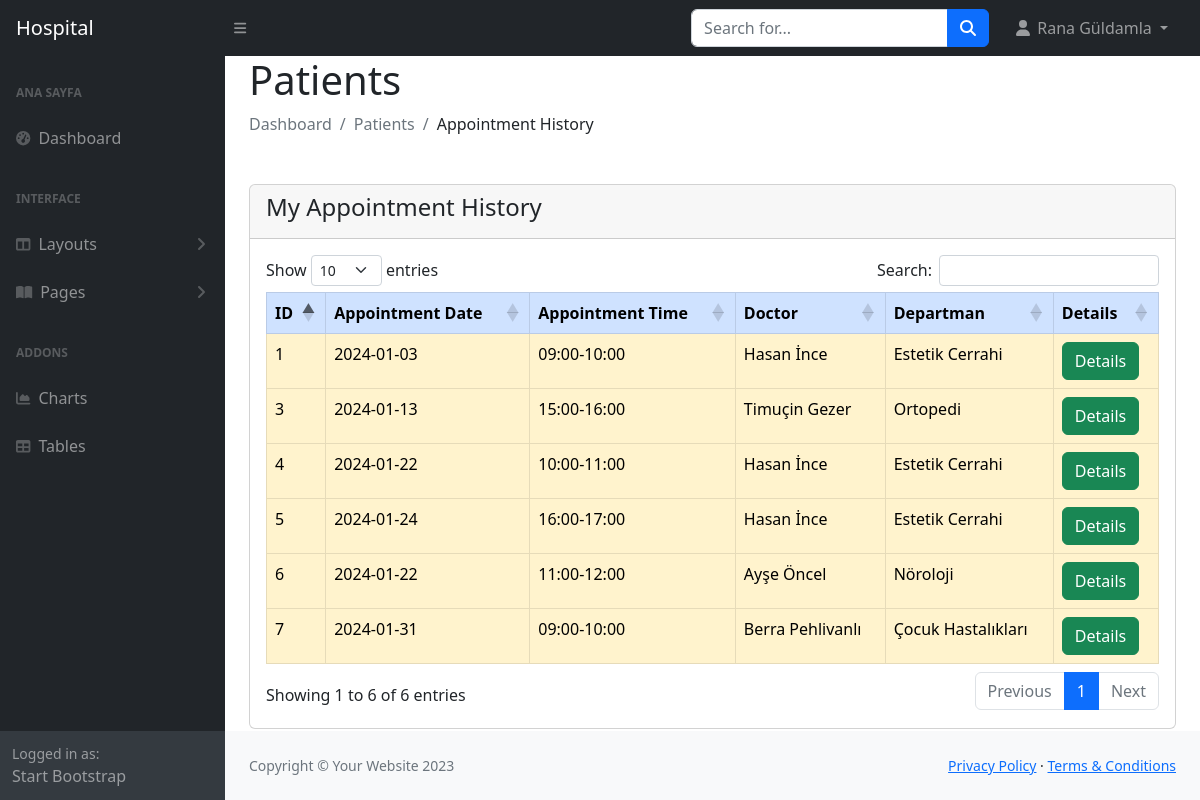
The app's page /Hospital_Managament_System/admin/appointment_history.php (signed in) with its own data.
### tables this page shows
CREATE TABLE `appointment` (
  `app_id` int(10) NOT NULL,
  `app_tarih` date NOT NULL,
  `app_saat` varchar(200) NOT NULL,
  `doctor_id` int(10) NOT NULL,
  `department_id` int(10) NOT NULL,
  `patient_id` int(10) NOT NULL,
  `status` int(2) NOT NULL
);

CREATE TABLE `saatler` (
  `saat_id` int(10) NOT NULL,
  `saat` varchar(200) NOT NULL
);

CREATE TABLE `doctor` (
  `doctor_id` int(11) NOT NULL,
  `sicil` varchar(100) NOT NULL,
  `fname` varchar(200) NOT NULL,
  `lname` varchar(200) NOT NULL,
  `email` longtext NOT NULL,
  `password` longtext NOT NULL,
  `address` longtext NOT NULL,
  `phone` longtext NOT NULL,
  `department_id` int(11) NOT NULL,
  `status` tinyint(1) NOT NULL
);

CREATE TABLE `department` (
  `department_id` int(11) NOT NULL,
  `name` longtext NOT NULL
);

### Hospital_Managament_System/admin/appointment_history.php (the view, shortened to what this page needs)
<?php
include("config/dbcon.php");
include("includes/header.php"); ?>
<div class="container-fluid px-4">
    <div class="row">
        <div class="col-md-5">
            <h1>Patients</h1>
            <ol class="breadcrumb mb-4">
                <li class="breadcrumb-item active">Dashboard</li>
                <li class="breadcrumb-item active">Patients</li>
                <li class="breadcrumb-item">Appointment History</li>
            </ol>
        </div>
    </div>
    <div class="row mt-4">
        <div class="col-md-12">
            <div class="card">
                <div class="card-header">
                    <h4>My Appointment History</h4>
                </div>
                <div class="card-body">
                    <table class='table table-bordered table-warning table-responsive' id="table" data-toggle="table"
                        data-search="true" data-filter-control="true" data-show-export="true"
                        data-click-to-select="true" data-toolbar="#toolbar">
                        <thead>
                            <tr class='table-primary'>
                                <th data-field="app_id" data-filter-control="input" data-sortable="true">ID</th>
                                <th data-field="app_tarih" data-filter-control="input" data-sortable="true">Appointment Date</th>
                                <th data-field="app_saat" data-filter-control="input" data-sortable="true">Appointment Time</th>
                                <th data-field="doctor_id" data-filter-control="input" data-sortable="true">Doctor</th>
                                <th data-field="department_id" data-filter-control="input" data-sortable="true">Departman</th>
                                <th data-field="details" data-filter-control="input" data-sortable="true">Details</th>
                            </tr>
                        </thead>
                        <tbody>
                        <?php
                            $deger = $_SESSION['auth_user']['patient_id'];
                            $query = "SELECT * FROM appointment WHERE patient_id='$deger' order by app_id desc ";
                            $query_run = mysqli_query($con, $query);
                            if (mysqli_num_rows($query_run) > 0) {
                                foreach ($query_run as $row) {
                                    ?>
                                    <tr>
                                        <td><?= $row['app_id']; ?></td>
                                        <td><?= $row['app_tarih']; ?></td>
                                        <?php
                                          $query1 = "SELECT * FROM saatler ORDER BY saat_id" ;
                                          $query_run1 = mysqli_query($con, $query1);
                                          if (mysqli_num_rows($query_run1) > 0) {
                                            foreach ($query_run1 as $row1) {
                                                if($row['app_saat'] == $row1['saat_id']){?>
                                                <td><?= $row1['saat'];?></td>
                                            <?php }?>
                                                <?php
                                                }
                                            } ?>
                                            <?php
                                            $query2 = "SELECT * FROM doctor ORDER BY doctor_id" ;
                                            $query_run2 = mysqli_query($con, $query2);
                                            if (mysqli_num_rows($query_run2) > 0) {
                                              foreach ($query_run2 as $row2) {
                                                  if($row['doctor_id'] == $row2['doctor_id']){?>
                                                    <td><?= $row2['fname'].' '.$row2['lname']; ?></td>
                                              <?php }?>
                                                  <?php
                                                  }
                                              }
                                              ?>
                                           <?php
                                            $query3 = "SELECT * FROM department ORDER BY department_id " ;
                                            $query_run3 = mysqli_query($con, $query3);
                                            if (mysqli_num_rows($query_run3) > 0) {
                                              foreach ($query_run3 as $row3) {
                                                  if($row['department_id'] == $row3['department_id']){?>
                                                    <td><?= $row3['name']; ?></td>
                                              <?php }?>
                                                  <?php
                                                  }
                                              }
                                              ?>
                                            <td>
                                                <a href="my_appointment_details.php?app_id=<?= $row['app_id']; ?>" class='btn btn-success'>Details</a>
                                            </td>
                                    </tr>
                                    <?php
                            }
                        }else {
                                ?>
                                <tr>
                                    <td colspan='12'>No Record Found</td>
                                </tr>
                                <?php
                            }
                            ?>
                        </tbody>
                    </table>
                </div>
            </div>
        </div>
    </div>
</div>
<?php
include("includes/footer.php");
include("includes/scripts.php");
?>

### records on screen
appointment: app_id "7", app_tarih "2024-01-31"
saatler: saat "09:00-10:00"
doctor: fname "Berra", lname "Pehlivanlı"
department: name "Çocuk Hastalıkları"
appointment: app_id "6", app_tarih "2024-01-22"
saatler: saat "11:00-12:00"
doctor: fname "Ayşe", lname "Öncel"
department: name "Nöroloji"
appointment: app_id "5", app_tarih "2024-01-24"
saatler: saat "16:00-17:00"
doctor: fname "Hasan", lname "İnce"
department: name "Estetik Cerrahi"
appointment: app_id "4", app_tarih "2024-01-22"
saatler: saat "10:00-11:00"
appointment: app_id "3", app_tarih "2024-01-13"
saatler: saat "15:00-16:00"
doctor: fname "Timuçin", lname "Gezer"
department: name "Ortopedi"
appointment: app_id "1", app_tarih "2024-01-03"

### other values on screen
$_SESSION["auth_user"]['user_name'] "Rana Güldamla"
